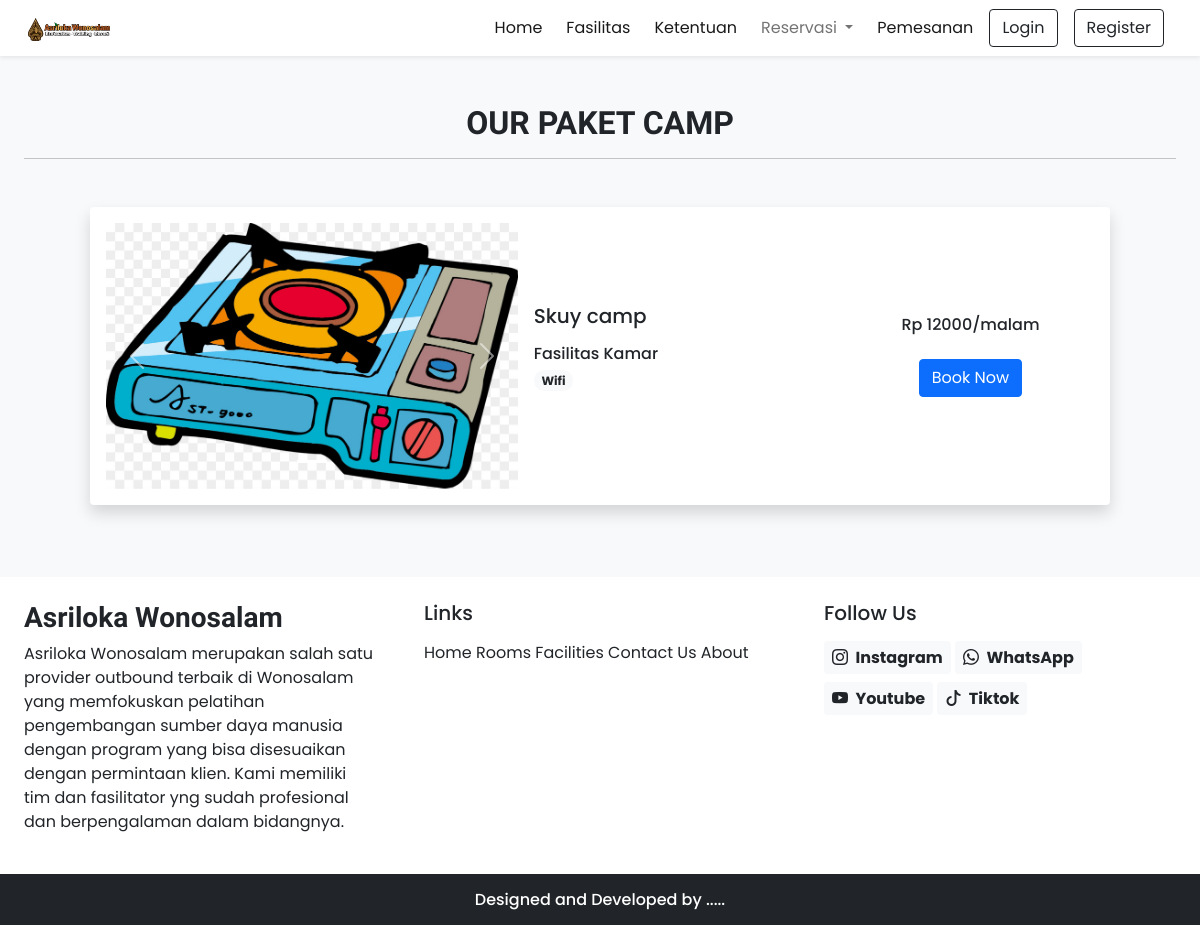
The page /pktCamp.php on the database its author committed.
### tables this page shows
CREATE TABLE `bundling` (
  `id` int(11) NOT NULL,
  `name` varchar(191) NOT NULL,
  `description` varchar(191) NOT NULL,
  `price` double NOT NULL,
  `type` enum('LDK','PERUSAHAAN','KELUARGA','CAMP') NOT NULL,
  `picture` varchar(191) DEFAULT NULL,
  `isReady` tinyint(1) NOT NULL DEFAULT 0
);

CREATE TABLE `picture` (
  `id` int(11) NOT NULL,
  `name` varchar(191) DEFAULT NULL
);

CREATE TABLE `facility` (
  `id` int(11) NOT NULL,
  `picture` varchar(191) NOT NULL,
  `name` varchar(191) NOT NULL,
  `description` varchar(191) NOT NULL,
  `isGeneral` tinyint(1) NOT NULL DEFAULT 1
);

### app/core/Database.php (called while the page is built, shortened)
<?php
class Database
{
    private $host = DB_HOST;
    private $db_name = DB_NAME;
    public function __construct()
    {
        $dsn = 'mysql:host=' . $this->host . ';dbname=' . $this->db_name;
        $option = [
            PDO::ATTR_PERSISTENT => true,
            PDO::ATTR_ERRMODE => PDO::ERRMODE_EXCEPTION
        ];
    }
}

### lib/db.php (called while the page is built, shortened)
<?php
function select($sql, $values, $datatypes)
{
    $conn = $GLOBALS['conn'];
    $auth['success'] = true;
    if ($auth['success']) {
        if ($stmt = mysqli_prepare($conn, $sql)) {
            mysqli_stmt_bind_param($stmt, $datatypes, ...$values);
            if (mysqli_stmt_execute($stmt)) {
                $res = mysqli_stmt_get_result($stmt);
                return $res;
            } else {
                mysqli_stmt_close($stmt);
                die("Query cannot be executed - Select");
            }
        } else {
            die("Query cannot be prepared - Select");
        }
    } else {
        die("Unauthorized User");
    }
}
?>

### pktCamp.php (the view, shortened to what this page needs)
<!DOCTYPE html>
<html lang="en">
<head>
    <?php require('inc/links.php'); ?>
</head>
<body class="bg-light">
    <?php require('inc/header.php'); ?>
    <div class="my-5 px-4">
        <h2 class="fw-bold h-font text-center">OUR PAKET CAMP</h2>
        <hr>
    </div>
    <div class="container">
        <div class="row">
            <div class="col-lg-12 col-md-12 px-4">
                <div class="container">
                    <div class="row">
                        <div class="col-lg-12 col-md-12 px-4">
                            <?php
                            $sql = "SELECT * FROM bundling WHERE type='CAMP'";
                            $res = mysqli_query($conn, $sql);
                            $bundling = [];
                            while ($row = mysqli_fetch_assoc($res)) {
                                $bundling[] = $row;
                            }
                            foreach ($bundling as $key => $value) {
                                $sql = "SELECT * FROM facilityonbundling WHERE bundlingId = ?";
                                $res = select($sql, [$value['id']], 'i');
                                while ($row = mysqli_fetch_assoc($res)) {
                                    $facility[] = $row;
                                }
                                $bundling[$key]['facility'] = $facility;
                                $facility = [];
                            }
                            foreach ($bundling as $key => $value) {
                                foreach ($value['facility'] as $k => $v) {
                                    $sql = "SELECT * FROM facility WHERE id = ?";
                                    $res = select($sql, [$v['facilityId']], 'i');
                                    while ($row = mysqli_fetch_assoc($res)) {
                                        $facility[] = $row;
                                    }
                                }
                                $bundling[$key]['facility'] = $facility;
                                $facility = [];
                            }
                            foreach ($bundling as $key => $value) {
                                $sql = "SELECT * FROM pictureonbundling WHERE bundlingId = ?";
                                $res = select($sql, [$value['id']], 'i');
                                while ($row = mysqli_fetch_assoc($res)) {
                                    $picture[] = $row;
                                }
                                $bundling[$key]['picture'] = $picture;
                                $picture = [];
                            }
                            foreach ($bundling as $key => $value) {
                                foreach ($value['picture'] as $k => $v) {
                                    $sql = "SELECT * FROM picture WHERE id = ?";
                                    $res = select($sql, [$v['pictureId']], 'i');
                                    while ($row = mysqli_fetch_assoc($res)) {
                                        $picture[] = $row;
                                    }
                                }
                                $bundling[$key]['pictures'] = $picture;
                                $picture = [];
                            }
                            foreach ($bundling as $key => $value) {
                                $html = "<div class='card mb-4 border-0 shadow'>";
                                $html .= "<div class='row g-0 p-3 align-items-center'>";
                                $html .= "<div class='col-md-5 mb-lg-0 mb-md-0 mb-3'>";
                                $html .= "<div id='carousel$value[id]' class='carousel slide'>";
                                $html .= "<div class='carousel-indicators'>";
                                for ($i = 0; $i < count($value['pictures']); $i++) {
                                    $activeClass = ($i === 0) ? 'active' : '';
                                    $html .= "<button type='button' data-bs-target='#carousel$value[id]' data-bs-slide-to='$i' class='$activeClass' aria-current='true' aria-label='Slide $i'></button>";
                                }
                                $html .= "</div>";
                                $html .= "<div class='carousel-inner'>";
                                foreach ($value['pictures'] as $i => $picture) {
                                    $activeClass = ($i === 0) ? 'active' : '';
                                    $html .= "<div class='carousel-item $activeClass'>";
                                    $html .= "<img src='./assets/images/bundling/{$picture['name']}' class='d-block w-100' alt='...'>";
                                    $html .= "</div>";
                                }
                                $html .= "</div>";
                                $html .= "<button class='carousel-control-prev' type='button' data-bs-target='#carousel$value[id]' data-bs-slide='prev'>";
                                $html .= "<span class='carousel-control-prev-icon' aria-hidden='true'></span>";
                                $html .= "<span class='visually-hidden'>Previous</span>";
                                $html .= "</button>";
                                $html .= "<button class='carousel-control-next' type='button' data-bs-target='#carousel$value[id]' data-bs-slide='next'>";
                                $html .= "<span class='carousel-control-next-icon' aria-hidden='true'></span>";
                                $html .= "<span class='visually-hidden'>Next</span>";
                                $html .= "</button>";
                                $html .= "</div>";
                                $html .= "</div>";
                                $html .= "<div class='col-md-4 px-lg-3 px-md-3 px-0'>";
                                $html .= "<h5 class='mb-3'>$value[name]</h5>";
                                $html .= "<div class='facilities mb-3'>";
                                $html .= "<h6 class='mb-1'>Fasilitas Kamar</h6>";
                                foreach ($value['facility'] as $facility) {
                                    $html .= "<span class='badge rounded-pill bg-light text-dark text-wrap'>";
                                    $html .= $facility['name'];
                                    $html .= "</span>";
                                }
                                $html .= "</div>";
                                $html .= "</div>";
                                $html .= "<div class='col-md-3 text-center'>";
                                $html .= "<h6 class='mb-4'>Rp $value[price]/malam</h6>";
                                $html .= "<a href='details?type=paketCAMP&id=$value[id]' class='btn btn-primary'>Book Now</a>";
                                $html .= "</div>";
                                $html .= "</div>";
                                $html .= "</div>";
                                echo $html;
                            }
                            ?>
                        </div>
                    </div>
                </div>
            </div>
        </div>
    </div>
    <?php require('inc/footer.php'); ?>
</body>
</html>

### assets/css/common.css (style rules this page uses)
:root { --teal: #2ec1ac; --teal_hover: #279e8c; }
* { font-family: "Poppins", sans-serif; }
.h-font { font-family: "Merienda", cursive; }

### rows shown on the page
bundling: name "Skuy camp", price "12000"
picture: name (picture)
facility: value "Wifi"
